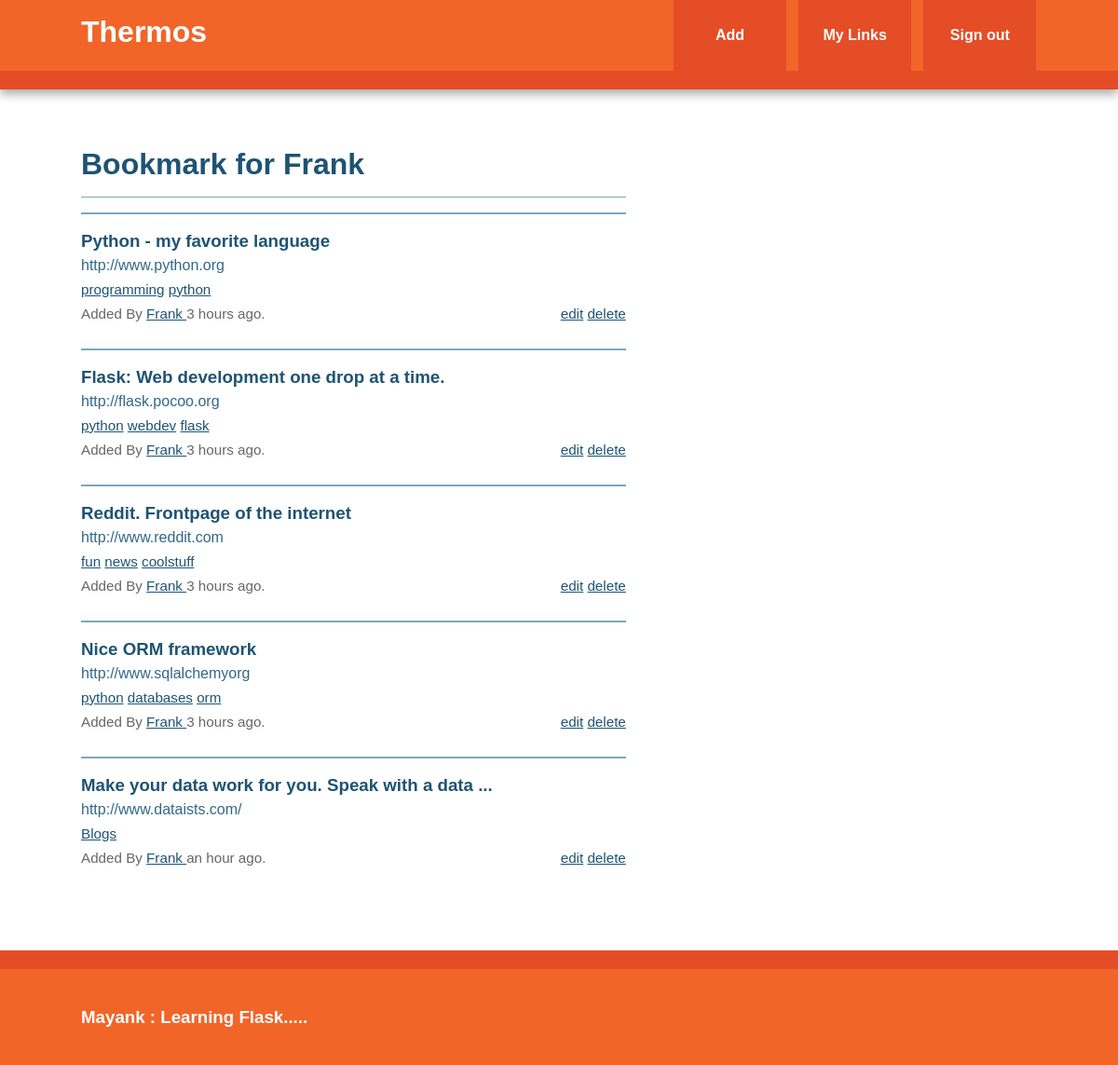
/user/Frank (signed in), run on the app's committed database.
### models.py (models this page shows, shortened)
class User(db.Model, UserMixin):
    id = db.Column(db.Integer, primary_key = True)
    username = db.Column(db.String(80), unique = True)
    email = db.Column(db.String(120), unique = True)
    bookmarks = db.relationship('Bookmark', backref = 'user', lazy = 'dynamic')
    password_hash = db.Column(db.String)
    @property
    def password(self):
        raise AttributeError('password write-only field')

class Bookmark(db.Model):
    id = db.Column(db.Integer, primary_key = True)
    url = db.Column(db.Text, nullable = False)
    date = db.Column(db.DateTime, default = datetime.utcnow)
    description = db.Column(db.String(300))
    user_id = db.Column(db.Integer, db.ForeignKey('user.id'), nullable = False)
    _tags = db.relationship('Tag', secondary = tags, backref = db.backref('bookmarks', lazy = 'dynamic'))
    @property
    def tags(self):
        return ','.join([t.name for t in self._tags])
    @tags.setter
    def tags(self, string):
        if string:
            self._tags = [Tag.get_or_create(name) for name in string.split(',')]

class Tag(db.Model):
    id = db.Column(db.Integer, primary_key = True)
    name = db.Column(db.String(25), nullable = False, unique = True, index = True)
    def __repr__(self):
        return self.name

### view.py (the view)
@app.route('/user/<username>')
def user(username):
    user = User.query.filter_by(username = username).first_or_404()
    return render_template('user.html', user = user)

### view.py (called while the page is built)
@login_manager.user_loader
def load_user(userid):
    return User.query.get(int(userid))

@app.context_processor
def inject_tags():
    return dict(all_tags = Tag.all)

### templates/user.html (shortened to what this page needs)
{% extends "base.html" %}
{% block content %}
    <article>
        <header>
              <h1>Bookmark for {{ user.username }}</h1>
              {% if user.bookmarks.count() > 0 %}
                  {% with bookmarks = user.bookmarks %}
                        {% include 'bookmarks_list.html' %}
                  {% endwith %}
              {% else %}
                  No bookmarks have been added yet.
              {% endif %}
        </header
    </article>
{% endblock %}

### templates/bookmarks_list.html
<ul class="bookmarks" >
    {% for bookmark in bookmarks %}
        <li>
            {% include "bookmarks.html" %}
        </li>
    {% endfor %}
</ul>

### templates/bookmarks.html
<div class = 'bookmarks'>
    <a class = 'header' href = '{{ bookmark.url }}'>
        <h3 class = 'description'>
              {{ bookmark.description|truncate(50, killwords = True) }}
        </h3>
        <span class = 'url'>
              {{ bookmark.url|truncate(50, killwords = True) }}
        </span>
    </a>
    <div class = 'info'>
        <span class = 'tags'>
              {% if bookmark.tags %}
                      {% for t in bookmark._tags %}
                            <a href = '{{ url_for("tag", name = t) }}'>{{ t }}</a>
                      {% endfor %}
              {% else %}
                      No tags.
              {% endif %}
        </span>
        <br>
        Added By <a href = '{{ url_for("user", username = bookmark.user.username) }}'>
              {{ bookmark.user.username }}
        </a>
        {{ moment(bookmark.date).fromNow() }}.
        {% if current_user == bookmark.user %}
              <span class = "editlinks">
                    <a href = '{{ url_for("edit_bookmark", bookmark_id = bookmark.id) }}'>edit</a>
                    <a href = '{{ url_for("delete_bookmark", bookmark_id = bookmark.id) }}'>delete</a>
              </span>
        {% endif %}
    </div>
</div>

### static/css/main.css (style rules this page uses)
html { color: #222; font-size: 1em; line-height: 1.4; }
body { font: 16px/26px Helvetica, Helvetica Neue, Arial; }
.main article h1 { font-size: 2em; }
a, a:visited { color: #1E5373; }
h1, h2, h3, h4, h5, h6 { color: #1E5373; }
ul.bookmarks { list-style: none none; padding-left: 0; }
ul.bookmarks li { padding-bottom: .5em; border-top: 1px solid #7EA6BF; padding: 12m 0; }
.bookmarks { padding-bottom: .5em; border-top: 1px solid #7EA6BF; padding: 1em 0; }
a.header { color: #326786; text-decoration: none; display: block; }
a.header h3 { margin: 0 0; }
div.info { font-size: .95em; color: #666666; }
span.editlinks { float: right;; }
@media only screen and (min-width: 768px) { .main article { float: left; width: 57%; } }

### data on the page
User: username "Frank"
Bookmark: description "Python - my favorite language", url "http://www.python.org", user.username "Frank", date "3 hours ago"
Tag: name "programming"
Tag: name "python"
Bookmark: description "Flask: Web development one drop at a time.", url "http://flask.pocoo.org", user.username "Frank", date "3 hours ago"
Tag: name "webdev"
Tag: name "flask"
Bookmark: description "Reddit. Frontpage of the internet", url "http://www.reddit.com", user.username "Frank", date "3 hours ago"
Tag: name "fun"
Tag: name "news"
Tag: name "coolstuff"
Bookmark: description "Nice ORM framework", url "http://www.sqlalchemyorg", user.username "Frank", date "3 hours ago"
Tag: name "databases"
Tag: name "orm"
Bookmark: description "Make your data work for you. Speak with a data ...", url "http://www.dataists.com/", user.username "Frank", date "an hour ago"
Tag: name "Blogs"
